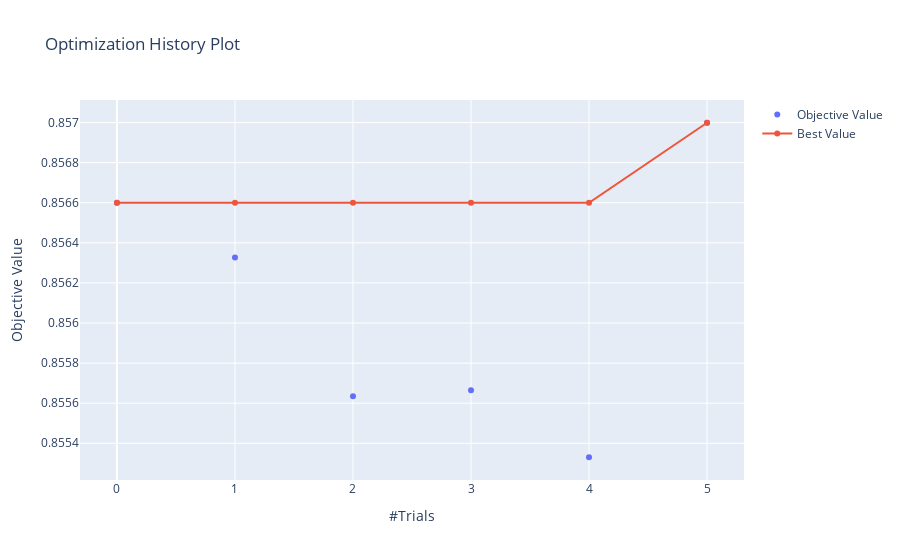

The notebook cell saved with this chart:
### Code cell
plotly_config = {"staticPlot": True}

fig = plot_optimization_history(study)
fig.show(config=plotly_config)

### Figure 1 — Plotly figure (JSON) as saved in the notebook; plotly's stock layout.template omitted (floating-point values rounded to 4 significant figures)
{"data": [{"mode": "markers", "name": "Objective Value", "type": "scatter", "x": [0, 1, 2, 3, 4, 5], "y": [0.8566, 0.8563, 0.8556, 0.8557, 0.8553, 0.857]}, {"name": "Best Value", "type": "scatter", "x": [0, 1, 2, 3, 4, 5], "y": [0.8566, 0.8566, 0.8566, 0.8566, 0.8566, 0.857]}], "layout": {"title": {"text": "Optimization History Plot"}, "xaxis": {"title": {"text": "#Trials"}}, "yaxis": {"title": {"text": "Objective Value"}}}}
